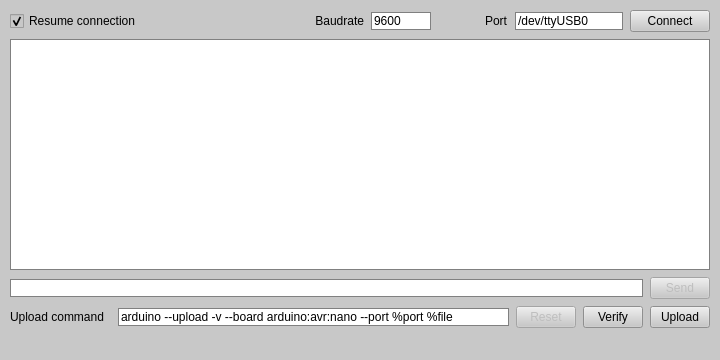
<?xml version="1.0" encoding="UTF-8"?>
<ui version="4.0">
 <class>MainWindow</class>
 <widget class="QMainWindow" name="MainWindow">
  <property name="geometry">
   <rect>
    <x>0</x>
    <y>0</y>
    <width>720</width>
    <height>360</height>
   </rect>
  </property>
  <property name="minimumSize">
   <size>
    <width>640</width>
    <height>300</height>
   </size>
  </property>
  <property name="windowTitle">
   <string>Serial monitor</string>
  </property>
  <property name="styleSheet">
   <string notr="true">QWidget
{
  background-color: rgb(200, 200, 200);
}

QWidget.QScrollBar
{
  width: 16px;
}

QWidget.QGroupBox
{
  border: none;
  font-weight: bold;
}

QWidget.QLineEdit, QWidget.QTextEdit, QWidget.QComboBox
{
  background-color: rgb(255, 255, 255);
  border: 1px solid gray;
}</string>
  </property>
  <widget class="QWidget" name="centralwidget">
   <layout class="QGridLayout" name="gridLayout_10">
    <property name="margin">
     <number>10</number>
    </property>
    <property name="spacing">
     <number>7</number>
    </property>
    <item row="0" column="0">
     <layout class="QGridLayout" name="gridLayout_7">
      <item row="0" column="3" alignment="Qt::AlignRight">
       <widget class="QLabel" name="portLabel">
        <property name="sizePolicy">
         <sizepolicy hsizetype="MinimumExpanding" vsizetype="Preferred">
          <horstretch>0</horstretch>
          <verstretch>0</verstretch>
         </sizepolicy>
        </property>
        <property name="minimumSize">
         <size>
          <width>0</width>
          <height>0</height>
         </size>
        </property>
        <property name="maximumSize">
         <size>
          <width>70</width>
          <height>16777215</height>
         </size>
        </property>
        <property name="text">
         <string>Baudrate</string>
        </property>
        <property name="alignment">
         <set>Qt::AlignRight|Qt::AlignTrailing|Qt::AlignVCenter</set>
        </property>
       </widget>
      </item>
      <item row="0" column="4">
       <widget class="QLineEdit" name="baudrateText">
        <property name="sizePolicy">
         <sizepolicy hsizetype="Maximum" vsizetype="Fixed">
          <horstretch>0</horstretch>
          <verstretch>0</verstretch>
         </sizepolicy>
        </property>
        <property name="minimumSize">
         <size>
          <width>60</width>
          <height>0</height>
         </size>
        </property>
        <property name="maximumSize">
         <size>
          <width>60</width>
          <height>16777215</height>
         </size>
        </property>
        <property name="text">
         <string>9600</string>
        </property>
       </widget>
      </item>
      <item row="0" column="5" alignment="Qt::AlignRight">
       <widget class="QLabel" name="portLabel">
        <property name="sizePolicy">
         <sizepolicy hsizetype="MinimumExpanding" vsizetype="Preferred">
          <horstretch>0</horstretch>
          <verstretch>0</verstretch>
         </sizepolicy>
        </property>
        <property name="minimumSize">
         <size>
          <width>0</width>
          <height>0</height>
         </size>
        </property>
        <property name="maximumSize">
         <size>
          <width>80</width>
          <height>16777215</height>
         </size>
        </property>
        <property name="text">
         <string>Port</string>
        </property>
       </widget>
      </item>
      <item row="0" column="6">
       <widget class="QLineEdit" name="portText">
        <property name="sizePolicy">
         <sizepolicy hsizetype="Fixed" vsizetype="Fixed">
          <horstretch>0</horstretch>
          <verstretch>0</verstretch>
         </sizepolicy>
        </property>
        <property name="minimumSize">
         <size>
          <width>100</width>
          <height>0</height>
         </size>
        </property>
        <property name="maximumSize">
         <size>
          <width>120</width>
          <height>16777215</height>
         </size>
        </property>
        <property name="text">
         <string>/dev/ttyUSB0</string>
        </property>
       </widget>
      </item>
      <item row="0" column="7">
       <widget class="QPushButton" name="connectButton">
        <property name="maximumSize">
         <size>
          <width>80</width>
          <height>16777215</height>
         </size>
        </property>
        <property name="text">
         <string>Connect</string>
        </property>
        <property name="autoDefault">
         <bool>true</bool>
        </property>
        <property name="default">
         <bool>false</bool>
        </property>
        <property name="flat">
         <bool>false</bool>
        </property>
       </widget>
      </item>
      <item row="1" column="0" colspan="8">
       <widget class="QTextEdit" name="consoleText">
        <property name="readOnly">
         <bool>true</bool>
        </property>
       </widget>
      </item>
      <item row="0" column="0">
       <widget class="QCheckBox" name="reconnectCheckbox">
        <property name="sizePolicy">
         <sizepolicy hsizetype="Preferred" vsizetype="Fixed">
          <horstretch>0</horstretch>
          <verstretch>0</verstretch>
         </sizepolicy>
        </property>
        <property name="maximumSize">
         <size>
          <width>180</width>
          <height>16777215</height>
         </size>
        </property>
        <property name="layoutDirection">
         <enum>Qt::LeftToRight</enum>
        </property>
        <property name="text">
         <string>Resume connection</string>
        </property>
        <property name="checked">
         <bool>true</bool>
        </property>
       </widget>
      </item>
      <item row="0" column="1" colspan="2">
       <spacer name="horizontalSpacer">
        <property name="orientation">
         <enum>Qt::Horizontal</enum>
        </property>
        <property name="sizeType">
         <enum>QSizePolicy::Expanding</enum>
        </property>
        <property name="sizeHint" stdset="0">
         <size>
          <width>30</width>
          <height>20</height>
         </size>
        </property>
       </spacer>
      </item>
     </layout>
    </item>
    <item row="1" column="0">
     <layout class="QGridLayout" name="gridLayout_9">
      <item row="0" column="4">
       <widget class="QPushButton" name="sendButton">
        <property name="enabled">
         <bool>false</bool>
        </property>
        <property name="maximumSize">
         <size>
          <width>60</width>
          <height>16777215</height>
         </size>
        </property>
        <property name="text">
         <string>Send</string>
        </property>
        <property name="autoDefault">
         <bool>true</bool>
        </property>
        <property name="default">
         <bool>false</bool>
        </property>
        <property name="flat">
         <bool>false</bool>
        </property>
       </widget>
      </item>
      <item row="1" column="0">
       <widget class="QLabel" name="cmdLabel">
        <property name="text">
         <string>Upload command  </string>
        </property>
       </widget>
      </item>
      <item row="1" column="1">
       <widget class="QLineEdit" name="uploadText">
        <property name="text">
         <string>arduino --upload -v --board arduino:avr:nano --port %port %file</string>
        </property>
       </widget>
      </item>
      <item row="1" column="2">
       <widget class="QPushButton" name="resetButton">
        <property name="enabled">
         <bool>false</bool>
        </property>
        <property name="maximumSize">
         <size>
          <width>60</width>
          <height>16777215</height>
         </size>
        </property>
        <property name="text">
         <string>Reset</string>
        </property>
        <property name="flat">
         <bool>false</bool>
        </property>
       </widget>
      </item>
      <item row="1" column="3">
       <widget class="QPushButton" name="verifyButton">
        <property name="enabled">
         <bool>true</bool>
        </property>
        <property name="maximumSize">
         <size>
          <width>60</width>
          <height>16777215</height>
         </size>
        </property>
        <property name="text">
         <string>Verify</string>
        </property>
        <property name="flat">
         <bool>false</bool>
        </property>
       </widget>
      </item>
      <item row="1" column="4">
       <widget class="QPushButton" name="uploadButton">
        <property name="enabled">
         <bool>true</bool>
        </property>
        <property name="maximumSize">
         <size>
          <width>60</width>
          <height>16777215</height>
         </size>
        </property>
        <property name="text">
         <string>Upload</string>
        </property>
        <property name="flat">
         <bool>false</bool>
        </property>
       </widget>
      </item>
      <item row="0" column="0" colspan="4">
       <widget class="QLineEdit" name="sendText">
        <property name="text">
         <string/>
        </property>
       </widget>
      </item>
     </layout>
    </item>
   </layout>
  </widget>
  <widget class="QMenuBar" name="menubar">
   <property name="geometry">
    <rect>
     <x>0</x>
     <y>0</y>
     <width>720</width>
     <height>20</height>
    </rect>
   </property>
  </widget>
  <widget class="QStatusBar" name="statusbar"/>
 </widget>
 <resources/>
 <connections>
  <connection>
   <sender>sendText</sender>
   <signal>returnPressed()</signal>
   <receiver>sendButton</receiver>
   <slot>click()</slot>
   <hints>
    <hint type="sourcelabel">
     <x>635</x>
     <y>294</y>
    </hint>
    <hint type="destinationlabel">
     <x>668</x>
     <y>288</y>
    </hint>
   </hints>
  </connection>
  <connection>
   <sender>uploadText</sender>
   <signal>returnPressed()</signal>
   <receiver>uploadButton</receiver>
   <slot>click()</slot>
   <hints>
    <hint type="sourcelabel">
     <x>490</x>
     <y>317</y>
    </hint>
    <hint type="destinationlabel">
     <x>679</x>
     <y>322</y>
    </hint>
   </hints>
  </connection>
  <connection>
   <sender>portText</sender>
   <signal>returnPressed()</signal>
   <receiver>connectButton</receiver>
   <slot>click()</slot>
   <hints>
    <hint type="sourcelabel">
     <x>603</x>
     <y>44</y>
    </hint>
    <hint type="destinationlabel">
     <x>653</x>
     <y>44</y>
    </hint>
   </hints>
  </connection>
  <connection>
   <sender>baudrateText</sender>
   <signal>returnPressed()</signal>
   <receiver>connectButton</receiver>
   <slot>click()</slot>
   <hints>
    <hint type="sourcelabel">
     <x>404</x>
     <y>45</y>
    </hint>
    <hint type="destinationlabel">
     <x>683</x>
     <y>34</y>
    </hint>
   </hints>
  </connection>
 </connections>
</ui>
